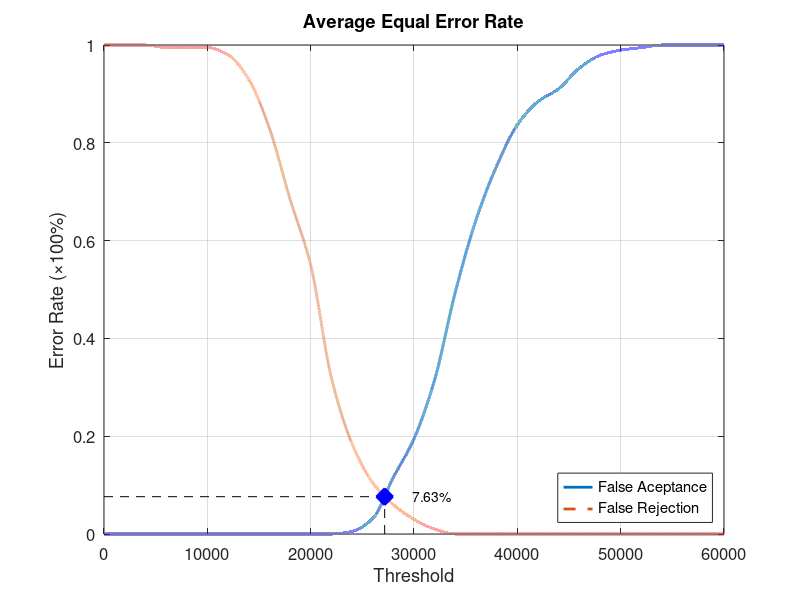
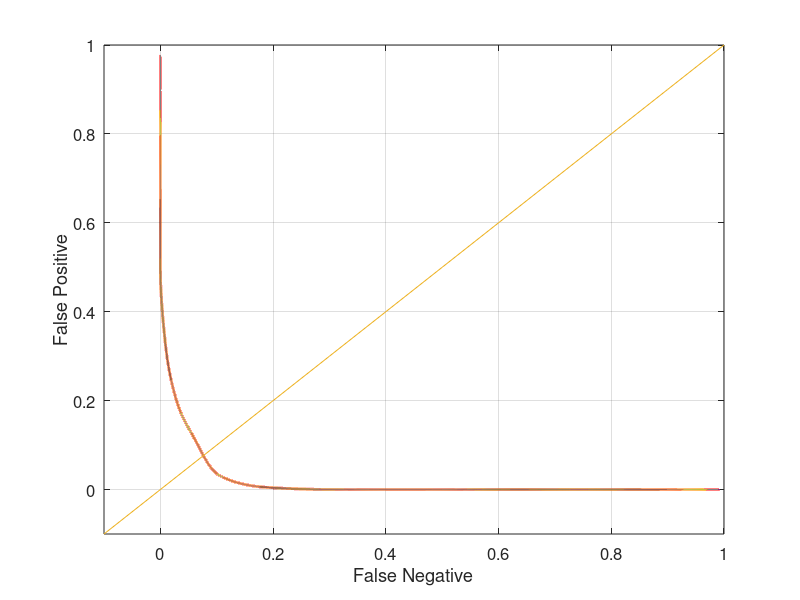

MATLAB code for these plots, in order:
function yEER = Database4_2
close all;
clear;
clc;
x = 0:2000:60000;
xq = 0:0.5:60000;

y0 = [0 0 0 0 0 0 0 0 0 0 0 0 0.00526316 0.0315789 0.115789 0.194737 0.315789 0.494737 0.642105 0.752632 0.836842 0.884211 0.910526 0.952632 0.978947 0.989474 0.994737 1 1 1 1];
yy0 = interp1(x, y0, xq, 'pchip');
y1 = [1 1 1 0.995 0.995 0.995 0.98 0.93 0.83 0.685 0.55 0.32 0.185 0.105 0.06 0.03 0.01 0 0 0 0 0 0 0 0 0 0 0 0 0 0];
yy1 = interp1(x, y1, xq, 'pchip');

% Calculating EER: 
y2 = abs(y0 - y1);
find(y2 == min(y2))
yy2 = abs(yy0 - yy1);
xEER = find(yy2 == min(yy2));
xEERIndex = xq(xEER) % X-axis EER
yEER = yy0(xEER) % Y-axis EER

main = figure
plot(xq, yy0,'-','LineWidth', 2);	hold on
plot(xq, yy1,'--','LineWidth', 2);	hold on
plot([xEERIndex xEERIndex], [0 yEER], 'k--');	hold on
plot([0 xEERIndex], [yEER yEER], 'k--');	hold on
plot(xEERIndex, yEER, 'bx', 'LineWidth', 10);	hold on
text(xEERIndex + 10 * xEERIndex / 100, yEER, [num2str(round((10000 * yEER)) / 100) '%'])
legend('False Aceptance', 'False Rejection', 'Location', 'SouthEast')
xlabel('Threshold')
ylabel('Error Rate (\times100%)')
title('Average Equal Error Rate')
set(gca, 'FontSize', 12)
axis([0 60000 0 1])
grid on

print(main, 'Database4_2Main', '-dpng');
FNRxFPR = figure('Color', [1 1 1]);
plot(yy1, yy0, '-', yy1, yy0, 'LineWidth', 2);
hold on
y = -0.1:0.1:1
plot(y, y); 
set(gca, 'FontSize', 12)
xlabel('False Negative')
ylabel('False Positive')
axis([-0.1 1 -0.1 1])
set(gca, 'FontSize', 12)
grid on

print(FNRxFPR, 'Database4_2FNRxFPR','-dpng');
end
